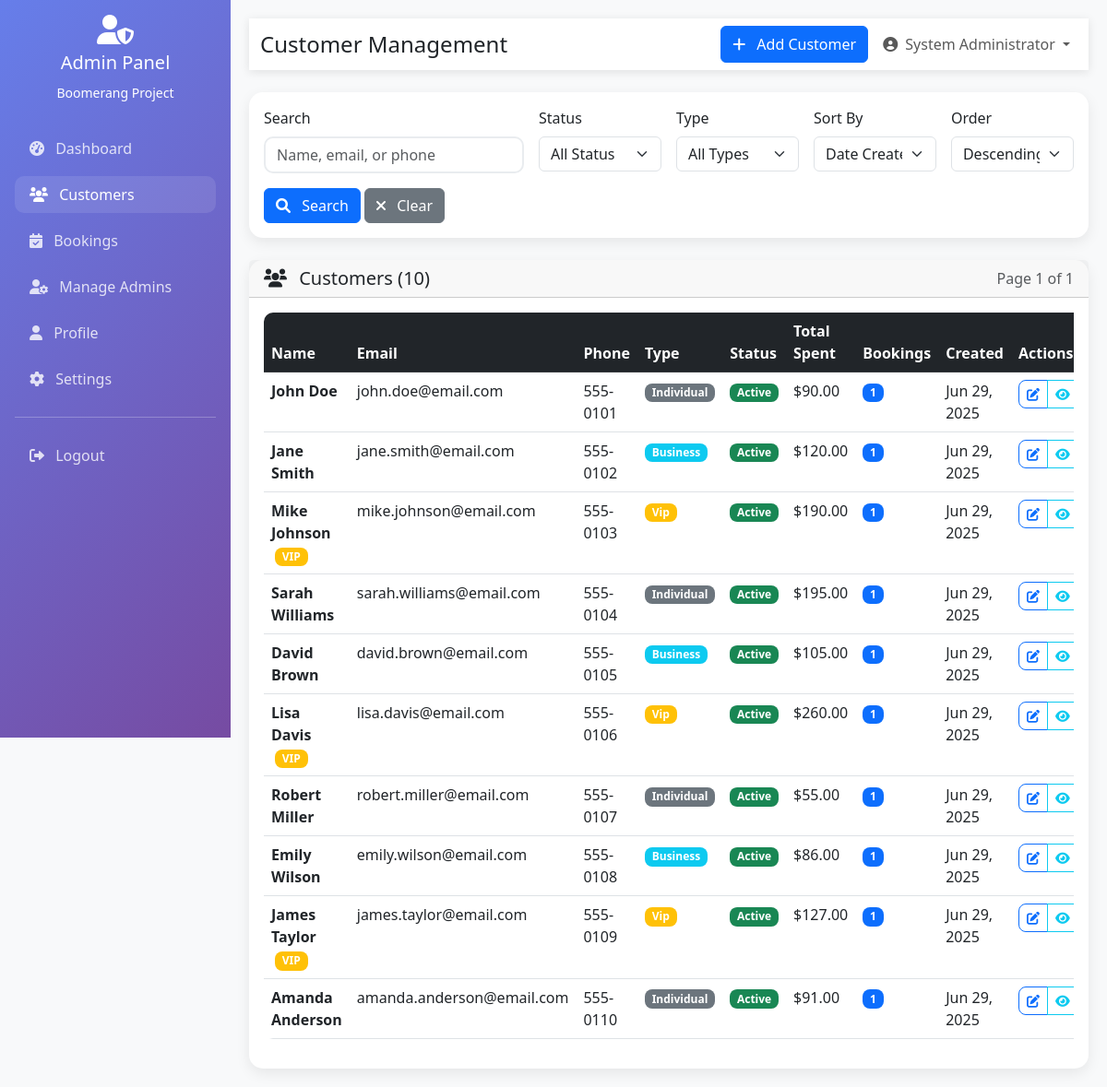
The page /Pages/customers.php (signed in) on the database its author committed.
### tables this page shows
CREATE TABLE `customers` (
  `id` int(11) NOT NULL,
  `first_name` varchar(50) NOT NULL,
  `last_name` varchar(50) NOT NULL,
  `email` varchar(100) NOT NULL,
  `phone` varchar(20) DEFAULT NULL,
  `address` text DEFAULT NULL,
  `city` varchar(50) DEFAULT NULL,
  `state` varchar(50) DEFAULT NULL,
  `zip_code` varchar(20) DEFAULT NULL,
  `country` varchar(50) DEFAULT 'USA',
  `customer_type` enum('individual','business','vip') DEFAULT 'individual',
  `status` enum('active','inactive','blocked') DEFAULT 'active',
  `total_spent` decimal(10,2) DEFAULT 0.00,
  `total_bookings` int(11) DEFAULT 0,
  `notes` text DEFAULT NULL,
  `created_at` timestamp NOT NULL DEFAULT current_timestamp(),
  `updated_at` timestamp NOT NULL DEFAULT current_timestamp() ON UPDATE current_timestamp()
);

### Pages/customers.php (the view, shortened to what the rows shown need)
<?php
require_once '../Includes/auth.php';
$search = $_GET['search'] ?? '';
$status_filter = $_GET['status'] ?? '';
$type_filter = $_GET['type'] ?? '';
$sort_by = $_GET['sort'] ?? 'created_at';
$sort_order = $_GET['order'] ?? 'DESC';
$page = max(1, (int)($_GET['page'] ?? 1));
$per_page = 10;
$offset = ($page - 1) * $per_page;
function getCustomers($search = '', $status_filter = '', $type_filter = '', $sort_by = 'created_at', $sort_order = 'DESC', $offset = 0, $per_page = 10) {
    try {
        $pdo = getDBConnection();
        $where_conditions = [];
        $params = [];
        $where_clause = !empty($where_conditions) ? 'WHERE ' . implode(' AND ', $where_conditions) : '';
        $allowed_sort_fields = ['first_name', 'last_name', 'email', 'total_spent', 'total_bookings', 'created_at', 'status'];
        $sort_by = in_array($sort_by, $allowed_sort_fields) ? $sort_by : 'created_at';
        $sort_order = strtoupper($sort_order) === 'ASC' ? 'ASC' : 'DESC';
        $count_sql = "SELECT COUNT(*) FROM customers $where_clause";
        $stmt = $pdo->prepare($count_sql);
        $stmt->execute($params);
        $total_records = $stmt->fetchColumn();
        $sql = "SELECT * FROM customers $where_clause ORDER BY $sort_by $sort_order LIMIT $per_page OFFSET $offset";
        $stmt = $pdo->prepare($sql);
        $stmt->execute($params);
        $customers = $stmt->fetchAll(PDO::FETCH_ASSOC);
        return [
            'customers' => $customers,
            'total_records' => $total_records,
            'total_pages' => ceil($total_records / $per_page)
        ];
    } catch(PDOException $e) {
        return [
            'customers' => [],
            'total_records' => 0,
            'total_pages' => 0
        ];
    }
}
$result = getCustomers($search, $status_filter, $type_filter, $sort_by, $sort_order, $offset, $per_page);
$customers = $result['customers'];
?>
<!DOCTYPE html>
<html lang="en">
<head>
    <link href="https://cdn.jsdelivr.net/npm/bootstrap@5.3.0/dist/css/bootstrap.min.css" rel="stylesheet">
    <link href="https://cdnjs.cloudflare.com/ajax/libs/font-awesome/6.0.0/css/all.min.css" rel="stylesheet">
</head>
<body>
    <div class="main-content">
        <div class="card">
            <div class="card-body">
                <div class="table-responsive">
                    <table class="table table-hover">
                        <thead class="table-dark">
                            <tr>
                                <th>Name</th>
                                <th>Email</th>
                                <th>Phone</th>
                                <th>Type</th>
                                <th>Status</th>
                                <th>Total Spent</th>
                                <th>Bookings</th>
                                <th>Created</th>
                                <th>Actions</th>
                            </tr>
                        </thead>
                        <tbody>
                            <?php if (empty($customers)): ?>
                            <tr>
                                <td colspan="9" class="text-center text-muted py-4">
                                    <i class="fas fa-users fa-2x mb-3"></i>
                                    <p>No customers found</p>
                                </td>
                            </tr>
                            <?php else: ?>
                                <?php foreach ($customers as $customer): ?>
                                <tr>
                                    <td>
                                        <strong><?php echo htmlspecialchars($customer['first_name'] . ' ' . $customer['last_name']); ?></strong>
                                        <?php if ($customer['customer_type'] === 'vip'): ?>
                                            <span class="badge bg-warning ms-1">VIP</span>
                                        <?php endif; ?>
                                    </td>
                                    <td><?php echo htmlspecialchars($customer['email']); ?></td>
                                    <td><?php echo htmlspecialchars($customer['phone'] ?: '-'); ?></td>
                                    <td>
                                        <span class="badge bg-<?php
                                            echo $customer['customer_type'] === 'vip' ? 'warning' :
                                                ($customer['customer_type'] === 'business' ? 'info' : 'secondary');
                                        ?>">
                                            <?php echo ucfirst($customer['customer_type']); ?>
                                        </span>
                                    </td>
                                    <td>
                                        <span class="badge bg-<?php
                                            echo $customer['status'] === 'active' ? 'success' :
                                                ($customer['status'] === 'inactive' ? 'secondary' : 'danger');
                                        ?>">
                                            <?php echo ucfirst($customer['status']); ?>
                                        </span>
                                    </td>
                                    <td>$<?php echo number_format($customer['total_spent'], 2); ?></td>
                                    <td>
                                        <span class="badge bg-primary"><?php echo $customer['total_bookings']; ?></span>
                                    </td>
                                    <td><?php echo date('M j, Y', strtotime($customer['created_at'])); ?></td>
                                    <td>
                                        <div class="btn-group" role="group">
                                            <button type="button" class="btn btn-sm btn-outline-primary"
                                                    data-bs-toggle="modal" data-bs-target="#editCustomerModal<?php echo $customer['id']; ?>">
                                                <i class="fas fa-edit"></i>
                                            </button>
                                            <button type="button" class="btn btn-sm btn-outline-info"
                                                    onclick="viewCustomerDetails(<?php echo $customer['id']; ?>)">
                                                <i class="fas fa-eye"></i>
                                            </button>
                                        </div>
                                    </td>
                                </tr>
                                <?php endforeach; ?>
                            <?php endif; ?>
                        </tbody>
                    </table>
                </div>
            </div>
        </div>
    </div>
</body>
</html>

### rows shown on the page
customers: first_name+last_name "John Doe", email "john.doe@email.com", phone "555-0101", customer_type "Individual", status "Active", total_spent "90.00", total_bookings "1", created_at "Jun 29, 2025"
customers: first_name+last_name "Jane Smith", email "jane.smith@email.com", phone "555-0102", customer_type "Business", status "Active", total_spent "120.00", total_bookings "1", created_at "Jun 29, 2025"
customers: first_name+last_name "Mike Johnson", shows "VIP", email "mike.johnson@email.com", phone "555-0103", customer_type "Vip", status "Active", total_spent "190.00", total_bookings "1", created_at "Jun 29, 2025"
customers: first_name+last_name "Sarah Williams", email "sarah.williams@email.com", phone "555-0104", customer_type "Individual", status "Active", total_spent "195.00", total_bookings "1", created_at "Jun 29, 2025"
customers: first_name+last_name "David Brown", email "david.brown@email.com", phone "555-0105", customer_type "Business", status "Active", total_spent "105.00", total_bookings "1", created_at "Jun 29, 2025"
customers: first_name+last_name "Lisa Davis", shows "VIP", email "lisa.davis@email.com", phone "555-0106", customer_type "Vip", status "Active", total_spent "260.00", total_bookings "1", created_at "Jun 29, 2025"
customers: first_name+last_name "Robert Miller", email "robert.miller@email.com", phone "555-0107", customer_type "Individual", status "Active", total_spent "55.00", total_bookings "1", created_at "Jun 29, 2025"
customers: first_name+last_name "Emily Wilson", email "emily.wilson@email.com", phone "555-0108", customer_type "Business", status "Active", total_spent "86.00", total_bookings "1", created_at "Jun 29, 2025"
customers: first_name+last_name "James Taylor", shows "VIP", email "james.taylor@email.com", phone "555-0109", customer_type "Vip", status "Active", total_spent "127.00", total_bookings "1", created_at "Jun 29, 2025"
customers: first_name+last_name "Amanda Anderson", email "amanda.anderson@email.com", phone "555-0110", customer_type "Individual", status "Active", total_spent "91.00", total_bookings "1", created_at "Jun 29, 2025"

### other values the page prints
$currentAdmin['full_name'] "System Administrator"
$total_records "10"
$page "1"
$total_pages "1"
